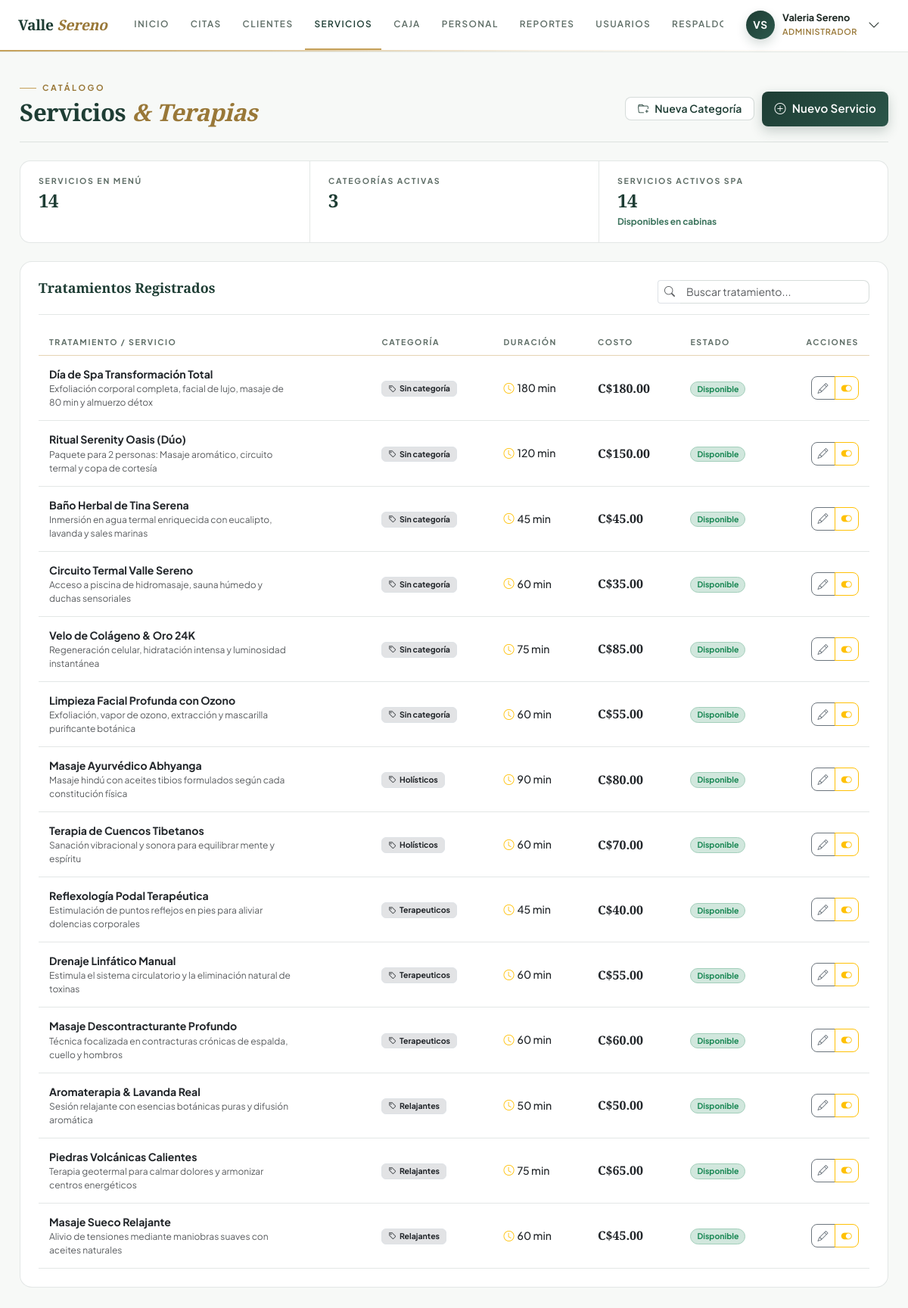
The app's page /index.php?c=servicios&a=index (signed in) with its own data.
### tables this page shows
CREATE TABLE IF NOT EXISTS servicios (
    id INT AUTO_INCREMENT PRIMARY KEY,
    id_categoria INT NOT NULL,
    nombre VARCHAR(120) NOT NULL,
    descripcion TEXT NULL,
    costo DECIMAL(10,2) NOT NULL,
    duracion_minutos INT NOT NULL,
    estado ENUM('activo', 'inactivo') NOT NULL DEFAULT 'activo',
    CONSTRAINT fk_servicios_categorias FOREIGN KEY (id_categoria) 
        REFERENCES categorias(id) ON UPDATE CASCADE ON DELETE RESTRICT,
    CONSTRAINT chk_servicios_costo CHECK (costo >= 0),
    CONSTRAINT chk_servicios_duracion CHECK (duracion_minutos > 0)
);

CREATE TABLE IF NOT EXISTS categorias (
    id INT AUTO_INCREMENT PRIMARY KEY,
    nombre VARCHAR(100) NOT NULL UNIQUE,
    descripcion TEXT NULL,
    estado ENUM('activo', 'inactivo') NOT NULL DEFAULT 'activo'
);

### app/controllers/ServiciosController.php (called while the page is built, shortened)
<?php
require_once __DIR__ . '/../services/ServicioService.php';
class ServiciosController {
    private ServicioService $service;
    public function __construct() {
        $this->service = new ServicioService();
    }
    public function index(): void {
        $servicios = $this->service->listarServicios();
        $categorias = $this->service->listarCategorias();
        require_once __DIR__ . '/../views/layouts/main.php';
    }
}

### app/models/ServicioModel.php (called while the page is built, shortened)
<?php
class ServicioModel {
    private PDO $db;
    public function __construct(?PDO $pdo = null) {
        if ($pdo !== null) {
            $this->db = $pdo;
        } else {
            try {
                $dsn = "mysql:host=" . DB_HOST . ";port=" . DB_PORT . ";dbname=" . DB_NAME . ";charset=" . DB_CHARSET;
                $this->db = new PDO($dsn, DB_USER, DB_PASS, [
                    PDO::ATTR_ERRMODE => PDO::ERRMODE_EXCEPTION,
                    PDO::ATTR_DEFAULT_FETCH_MODE => PDO::FETCH_ASSOC
                ]);
            } catch (PDOException $e) {
                die("Error de conexión a la base de datos: " . $e->getMessage());
            }
        }
    }
    public function obtenerCategorias(): array {
        $stmt = $this->db->query("SELECT * FROM categorias ORDER BY nombre ASC");
        return $stmt->fetchAll();
    }
    public function obtenerServicios(): array {
        $sql = "SELECT s.*, c.nombre as categoria_nombre
                FROM servicios s
                LEFT JOIN categorias c ON s.id_categoria = c.id
                ORDER BY s.id DESC";
        $stmt = $this->db->query($sql);
        return $stmt->fetchAll();
    }
}

### app/services/ServicioService.php (called while the page is built, shortened)
<?php
require_once __DIR__ . '/../models/ServicioModel.php';
class ServicioService {
    private ServicioModel $model;
    public function __construct(?ServicioModel $model = null) {
        $this->model = $model ?? new ServicioModel();
    }
    public function listarServicios(): array {
        return $this->model->obtenerServicios();
    }
    public function listarCategorias(): array {
        return $this->model->obtenerCategorias();
    }
}

### app/views/servicios/index.php (the view, shortened to what this page needs)
<?php $esTerapeuta = (($_SESSION['rol_nombre'] ?? '') === 'Terapeuta'); ?>
<div class="page-head">
    <div>
        <span class="kicker">Catálogo</span>
        <h1 class="display-title">
            <?= $esTerapeuta ? 'Mis Servicios <em>& Especialidades</em>' : 'Servicios <em>& Terapias</em>' ?>
        </h1>
    </div>
    <?php if (!$esTerapeuta): ?>
    <div class="page-head-actions">
        <button class="btn btn-quiet btn-sm px-3 d-inline-flex align-items-center gap-2" data-bs-toggle="modal" data-bs-target="#modalCategoria">
            <i class="bi bi-folder-plus"></i>
            <span>Nueva Categoría</span>
        </button>
        <button class="btn btn-spa-primary btn-sm px-3 d-inline-flex align-items-center gap-2" data-bs-toggle="modal" data-bs-target="#modalServicio" onclick="prepararNuevoServicio()">
            <i class="bi bi-plus-circle"></i>
            <span>Nuevo Servicio</span>
        </button>
    </div>
    <?php endif; ?>
</div>
<div class="metrics">
    <div class="metric">
        <span class="metric-label"><?= $esTerapeuta ? 'Especialidades Mías' : 'Servicios en Menú' ?></span>
        <span class="metric-value"><?= $esTerapeuta ? count($misEspecialidades ?? []) : count($servicios ?? []) ?></span>
    </div>
    <div class="metric">
        <span class="metric-label">Categorías Activas</span>
        <span class="metric-value"><?= count($categorias ?? []) ?></span>
    </div>
    <div class="metric">
        <span class="metric-label">Servicios Activos Spa</span>
        <span class="metric-value"><?= count(array_filter($servicios ?? [], fn($s) => $s['estado'] === 'activo')) ?></span>
        <span class="metric-note"><strong>Disponibles en cabinas</strong></span>
    </div>
</div>
<div class="spa-card p-4">
    <div class="panel-head">
        <h2 class="panel-title">
            <?= $esTerapeuta ? 'Menú de Terapias Habilitadas' : 'Tratamientos Registrados' ?>
        </h2>
        <div class="input-group input-group-sm" style="max-width: 280px;">
            <span class="input-group-text bg-white border-end-0"><i class="bi bi-search text-muted"></i></span>
            <input type="text" id="busquedaServicio" class="form-control border-start-0" placeholder="Buscar tratamiento..." onkeyup="filtrarTablaServicios()">
        </div>
    </div>
    <div class="table-responsive">
        <table class="table table-hover align-middle mb-0" id="tablaServicios">
            <thead class="table-light">
                <tr style="font-size: 0.78rem; text-transform: uppercase; letter-spacing: 0.5px; color: #556b61;">
                    <th>TRATAMIENTO / SERVICIO</th>
                    <th>CATEGORÍA</th>
                    <th>DURACIÓN</th>
                    <th>COSTO</th>
                    <?php if ($esTerapeuta): ?>
                        <th class="text-center">MI ESPECIALIDAD</th>
                    <?php else: ?>
                        <th>ESTADO</th>
                        <th class="text-end">ACCIONES</th>
                    <?php endif; ?>
                </tr>
            </thead>
            <tbody style="font-size: 0.88rem;">
                <?php if (empty($servicios)): ?>
                    <tr>
                        <td colspan="<?= $esTerapeuta ? '5' : '6' ?>" class="text-center py-4 text-muted">
                            <i class="bi bi-card-heading fs-3 d-block mb-1 text-muted"></i>
                            No hay servicios o terapias registradas en el catálogo.
                        </td>
                    </tr>
                <?php else: ?>
                    <?php foreach ($servicios as $s): ?>
                        <?php $ofreceEstaTerapia = in_array($s['id'], $misEspecialidades ?? []); ?>
                        <tr>
                            <td>
                                <div class="fw-bold text-dark"><?= htmlspecialchars($s['nombre']) ?></div>
                                <small class="text-muted d-block" style="font-size: 0.75rem; max-width: 320px;">
                                    <?= htmlspecialchars($s['descripcion'] ?? 'Sin descripción disponible') ?>
                                </small>
                            </td>
                            <td>
                                <span class="badge bg-secondary-subtle text-dark border px-2 py-1">
                                    <i class="bi bi-tag me-1"></i><?= htmlspecialchars($s['categoria_nombre'] ?? 'Sin categoría') ?>
                                </span>
                            </td>
                            <td>
                                <span class="fw-medium text-dark">
                                    <i class="bi bi-clock text-warning me-1"></i><?= (int)$s['duracion_minutos'] ?> min
                                </span>
                            </td>
                            <td>
                                <span class="fw-bold text-dark fs-6" style="font-family: var(--font-serif); color: var(--spa-primary);">
                                    C$<?= number_format($s['costo'], 2) ?>
                                </span>
                            </td>
                            <?php if ($esTerapeuta): ?>
                                <td class="text-center">
                                    <div class="form-check form-switch d-inline-block">
                                        <input class="form-check-input" type="checkbox" role="switch" style="cursor: pointer; width: 2.3em; height: 1.2em;"
                                               <?= $ofreceEstaTerapia ? 'checked' : '' ?>
                                               onchange="toggleMiEspecialidad(<?= $s['id'] ?>, this)">
                                    </div>
                                    <small class="d-block text-muted style-lbl-esp" style="font-size: 0.72rem;">
                                        <?= $ofreceEstaTerapia ? '<span class="text-success fw-semibold">Presto esta terapia</span>' : '<span class="text-muted">No ofertado</span>' ?>
                                    </small>
                                </td>
                            <?php else: ?>
                                <td>
                                    <?php if ($s['estado'] === 'activo'): ?>
                                        <span class="badge bg-success-subtle text-success border border-success-subtle rounded-pill px-2 py-1">Disponible</span>
                                    <?php else: ?>
                                        <span class="badge bg-secondary-subtle text-secondary border rounded-pill px-2 py-1">Inactivo</span>
                                    <?php endif; ?>
                                </td>
                                <td class="text-end">
                                    <div class="btn-group btn-group-sm">
                                        <button class="btn btn-outline-secondary" title="Editar Servicio" onclick='editarServicio(<?= json_encode($s, JSON_HEX_APOS | JSON_HEX_QUOT | JSON_HEX_TAG) ?>)'>
                                            <i class="bi bi-pencil"></i>
                                        </button>
                                        <button class="btn btn-outline-<?= $s['estado'] === 'activo' ? 'warning' : 'success' ?>"
                                                title="<?= $s['estado'] === 'activo' ? 'Desactivar' : 'Activar' ?>"
                                                onclick="cambiarEstadoServicio(<?= $s['id'] ?>, '<?= $s['estado'] === 'activo' ? 'inactivo' : 'activo' ?>')">
                                            <i class="bi bi-toggle-<?= $s['estado'] === 'activo' ? 'on' : 'off' ?>"></i>
                                        </button>
                                    </div>
                                </td>
                            <?php endif; ?>
                        </tr>
                    <?php endforeach; ?>
                <?php endif; ?>
            </tbody>
        </table>
    </div>
</div>

### records on screen
servicios: nombre "Día de Spa Transformación Total", descripcion "Exfoliación corporal completa, facial de lujo, masaje de 80 min y almuerzo détox", categoria_nombre "Sin categoría", duracion_minutos "180", costo "180.00", estado "Disponible"
servicios: nombre "Ritual Serenity Oasis (Dúo)", descripcion "Paquete para 2 personas: Masaje aromático, circuito termal y copa de cortesía", categoria_nombre "Sin categoría", duracion_minutos "120", costo "150.00", estado "Disponible"
servicios: nombre "Baño Herbal de Tina Serena", descripcion "Inmersión en agua termal enriquecida con eucalipto, lavanda y sales marinas", categoria_nombre "Sin categoría", duracion_minutos "45", costo "45.00", estado "Disponible"
servicios: nombre "Circuito Termal Valle Sereno", descripcion "Acceso a piscina de hidromasaje, sauna húmedo y duchas sensoriales", categoria_nombre "Sin categoría", duracion_minutos "60", costo "35.00", estado "Disponible"
servicios: nombre "Velo de Colágeno & Oro 24K", descripcion "Regeneración celular, hidratación intensa y luminosidad instantánea", categoria_nombre "Sin categoría", duracion_minutos "75", costo "85.00", estado "Disponible"
servicios: nombre "Limpieza Facial Profunda con Ozono", descripcion "Exfoliación, vapor de ozono, extracción y mascarilla purificante botánica", categoria_nombre "Sin categoría", duracion_minutos "60", costo "55.00", estado "Disponible"
servicios: nombre "Masaje Ayurvédico Abhyanga", descripcion "Masaje hindú con aceites tibios formulados según cada constitución física", id_categoria.nombre "Holísticos", duracion_minutos "90", costo "80.00", estado "Disponible"
servicios: nombre "Terapia de Cuencos Tibetanos", descripcion "Sanación vibracional y sonora para equilibrar mente y espíritu", id_categoria.nombre "Holísticos", duracion_minutos "60", costo "70.00", estado "Disponible"
servicios: nombre "Reflexología Podal Terapéutica", descripcion "Estimulación de puntos reflejos en pies para aliviar dolencias corporales", id_categoria.nombre "Terapeuticos", duracion_minutos "45", costo "40.00", estado "Disponible"
servicios: nombre "Drenaje Linfático Manual", descripcion "Estimula el sistema circulatorio y la eliminación natural de toxinas", id_categoria.nombre "Terapeuticos", duracion_minutos "60", costo "55.00", estado "Disponible"
servicios: nombre "Masaje Descontracturante Profundo", descripcion "Técnica focalizada en contracturas crónicas de espalda, cuello y hombros", id_categoria.nombre "Terapeuticos", duracion_minutos "60", costo "60.00", estado "Disponible"
servicios: nombre "Aromaterapia & Lavanda Real", descripcion "Sesión relajante con esencias botánicas puras y difusión aromática", id_categoria.nombre "Relajantes", duracion_minutos "50", costo "50.00", estado "Disponible"
servicios: nombre "Piedras Volcánicas Calientes", descripcion "Terapia geotermal para calmar dolores y armonizar centros energéticos", id_categoria.nombre "Relajantes", duracion_minutos "75", costo "65.00", estado "Disponible"
servicios: nombre "Masaje Sueco Relajante", descripcion "Alivio de tensiones mediante maniobras suaves con aceites naturales", id_categoria.nombre "Relajantes", duracion_minutos "60", costo "45.00", estado "Disponible"

### other values on screen
$initials "VS"
$user['nombre'] "Valeria Sereno"
$user['rol'] "ADMINISTRADOR"
count($servicios ?? []) "14"
count($categorias ?? []) "3"
